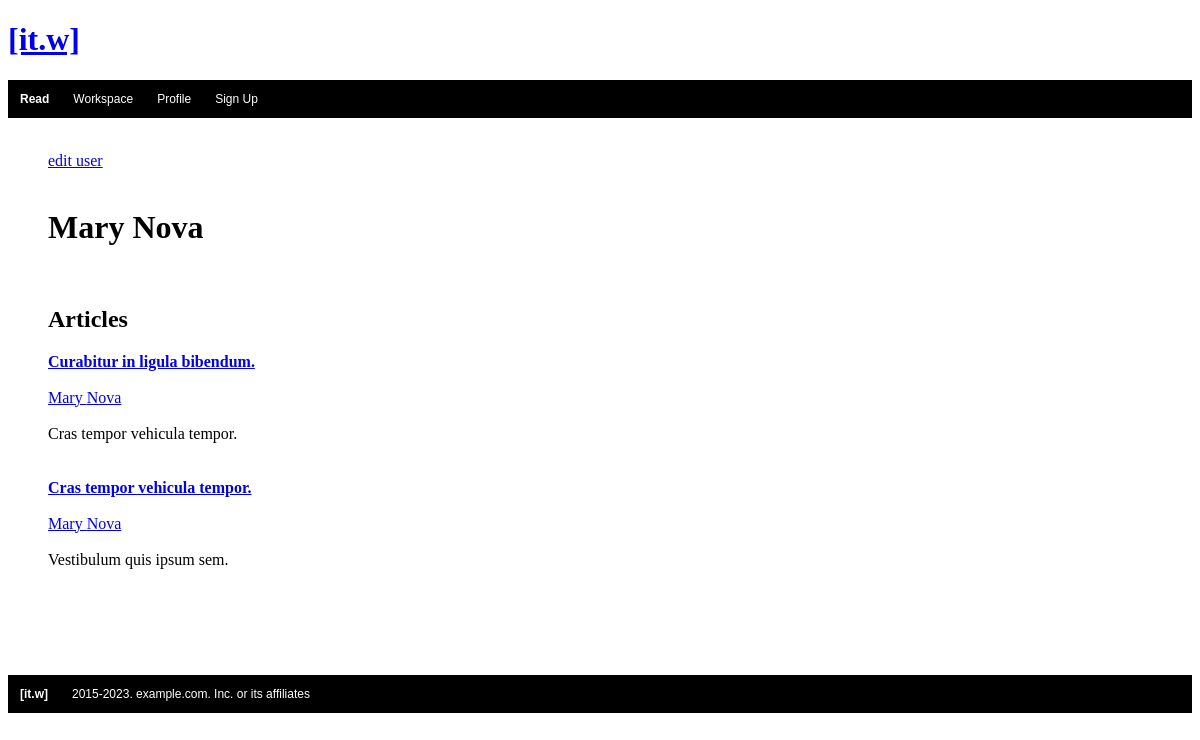
Page /user/1/ on the earlier database version.
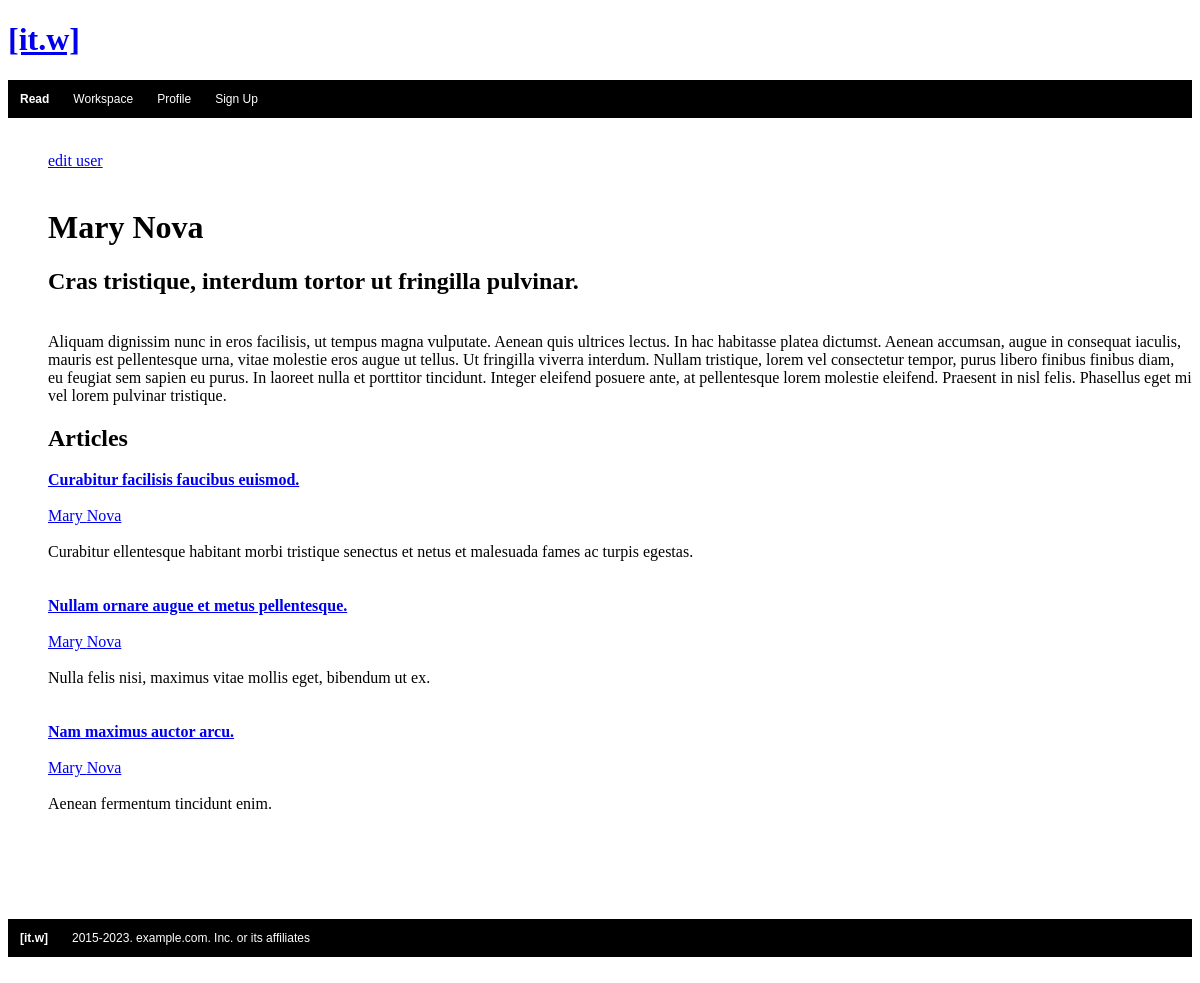
Same page on the later database version.
### articles/models.py (models this page shows)
class Article (models.Model):
    id = models.BigAutoField(primary_key=True) # not in forms
    user = models.ForeignKey (User, on_delete=models.CASCADE)
    headline = models.TextField(max_length=60)
    description = models.TextField (max_length=160)
    body = models.TextField (max_length=4000)
    date_published = models.DateField(auto_now=True) # not in forms
    location = models.CharField(max_length=30, null=True, blank=True)
    cover_image = models.ImageField(upload_to='pics')

class User(models.Model):
    id = models.BigAutoField(primary_key=True) # not in forms
    first_name = models.CharField(max_length=30)
    last_name= models.CharField(max_length=30)
    username = models.CharField(max_length=30)
    email = models.EmailField(max_length=30)
    password=models.CharField(max_length=30)
    short_description = models.TextField (max_length=160, blank=True)
    long_description = models.TextField (max_length=1000, blank=True)

### articles/views.py (the view)
# urls.py: path("user/<int:user_id>/", views.user, name="user"),
def user(request, user_id):
    user_obj = User.objects.get(id=user_id)
    article_obj = Article.objects.all()
    article_obj_by_user = []
    for article in article_obj:
        if article.user.id == user_id:
            article_obj_by_user.append(article)
    context = {'user_obj':user_obj, 'article_obj':article_obj, 'article_obj_by_user':article_obj_by_user}
    return render (request,"user.html", context)

### articles/templates/user.html (shortened to what this page needs)
<!DOCTYPE html>
<html lang="en">
<head>
</head>
<body>
    {% block content %}
    {% include 'topnav.html'%}
        <ul style="list-style-type:none;">
            <br>
            <li><a href="{% url 'edituser' user_obj.id %}">edit user</a></li>
            <br>
            <li><h1>{{user_obj.first_name}} {{user_obj.last_name}}</h1></li>
            <li><h2>{{user_obj.short_description}}</h2></li>
            <br>
            <li>{{user_obj.long_description}} </li>
        </ul>
        <ul style="list-style-type:none;">
            <li><h2>Articles</h2></li>
                {% for article in article_obj_by_user %}
                        <li><a href="{% url 'article' article.id %}"><strong>{{ article.headline }}</strong></a></li>
                        <br>
                        <li><a href="{% url 'user' article.user.id %}">{{ article.user.first_name }} {{ article.user.last_name }}</a></li>
                        <br>
                        <li>{{ article.description }} </li>
                        <br>
                        <br>
                {% endfor %}
        </ul>
        {% include 'footer.html'%}
    {% endblock %}
</body>
</html>

Differences in the rows shown:
changed User "Mary": short_description (not shown) → "Cras tristique, interdum tortor ut fringilla pulvinar."; long_description (not shown) → "Aliquam dignissim nunc in eros facilisis, ut tempus magna vulputate. Aenean quis ultrices lectus. In hac habitasse platea dictumst. Aenean accumsan, augue in consequat iaculis, mauris est pellentesque urna, vitae molestie eros augue ut tellus. Ut fringilla viverra interdum. Nullam tristique, lorem vel consectetur tempor, purus libero finibus finibus diam, eu feugiat sem sapien eu purus. In laoreet nulla et porttitor tincidunt. Integer eleifend posuere ante, at pellentesque lorem molestie eleifend. Praesent in nisl felis. Phasellus eget mi vel lorem pulvinar tristique."
now on this page (row edited): Article: headline "Curabitur facilisis faucibus euismod.", user.first_name "Mary", user.last_name "Nova", description "Curabitur ellentesque habitant morbi tristique senectus et netus et malesuada fames ac turpis egestas."
changed Article: headline "Curabitur in ligula bibendum." → "Nullam ornare augue et metus pellentesque."; description "Cras tempor vehicula tempor." → "Nulla felis nisi, maximus vitae mollis eget, bibendum ut ex."
changed Article: headline "Cras tempor vehicula tempor." → "Nam maximus auctor arcu."; description "Vestibulum quis ipsum sem." → "Aenean fermentum tincidunt enim."
